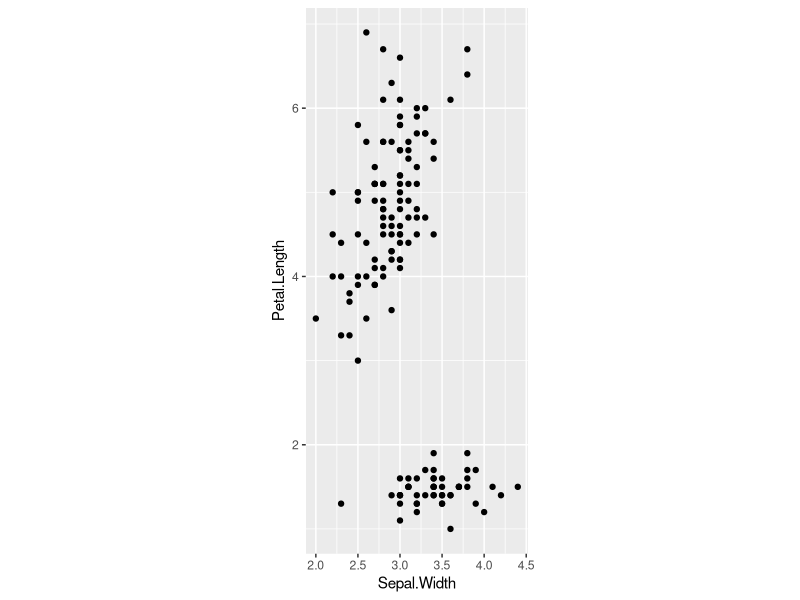

The R source for this figure: (Note: this script raises an error after producing the figure.)
## 0. iris data scatterplot two columns with one principal component line
##    and orthogonal projection segments.
i.df <- iris[, 2:3]
str(i.df)

library(ggplot2)
gg <- ggplot()+
  geom_point(aes(
    y=Petal.Length, x=Sepal.Width),
    data=i.df)+
  coord_equal()

pc.fit <- prcomp(i.df)
str(pc.fit)
pc.fit[["rotation"]]


lambda.vec <- seq(-4, 4)
lambda.vec <- pc.fit$x[,1]
line.dt.list <- list()
PC1 <- pc.fit[["rotation"]][,1]
f <- function(l)mean.vec + l * PC1
mean.vec <- colMeans(i.df)
for(lambda in lambda.vec){
  line.vec <- f(lambda)
  line.dt.list[[paste(lambda)]] <- data.table(lambda, t(line.vec))
}
line.dt <- do.call(rbind, line.dt.list)
line.dt[, method := "grid"]
(gg.line <- gg+
  geom_line(aes(
    y=Petal.Length, x=Sepal.Width, color=method),
    size=2,
    data=line.dt))

##y= mx + b

## Petal.Length = slope * Sepal.Width + intercept

## What is the intercept? that is b where 

## f(Petal.Length) = b = mean(Petal.Length) + lambda * PC1(Petal.Length)

## f(Sepal.Width) = 0 = mean(Sepal.Width)  + lambda * PC1(Sepal.Width)

## lambda = -mean(Sepal.Width) / PC1(Sepal.Width)
lambda.intercept <- -mean.vec[["Sepal.Width"]]/PC1[["Sepal.Width"]]
f(lambda.intercept)
abline.dt <- data.table(
  method="slope/intercept",
  ## f(Petal.Length) =
  ## mean(Petal.Length)
  ## - mean(Sepal.Width)*PC1(Petal.Length)/PC1(Sepal.Width)
  ## + f(Sepal.Width)*PC1(Petal.Length)/PC1(Sepal.Width)
  intercept=mean.vec[["Petal.Length"]] +
    lambda.intercept*PC1[["Petal.Length"]],
  slope=PC1[["Petal.Length"]]/PC1[["Sepal.Width"]])

## [f(Sepal.Width) - mean(Sepal.Width)]/PC1(Sepal.Width) = lambda

## f(Petal.Length) = mean(Petal.Length) +
## [(f(Sepal.Width)-mean(Sepal.Width))/PC1(Sepal.Width)] * PC1(Petal.Length)

gg.line+
  geom_abline(aes(
    color=method,
    slope=slope,
    intercept=intercept),
    data=abline.dt)

## TODO orthogonal projection onto line.
